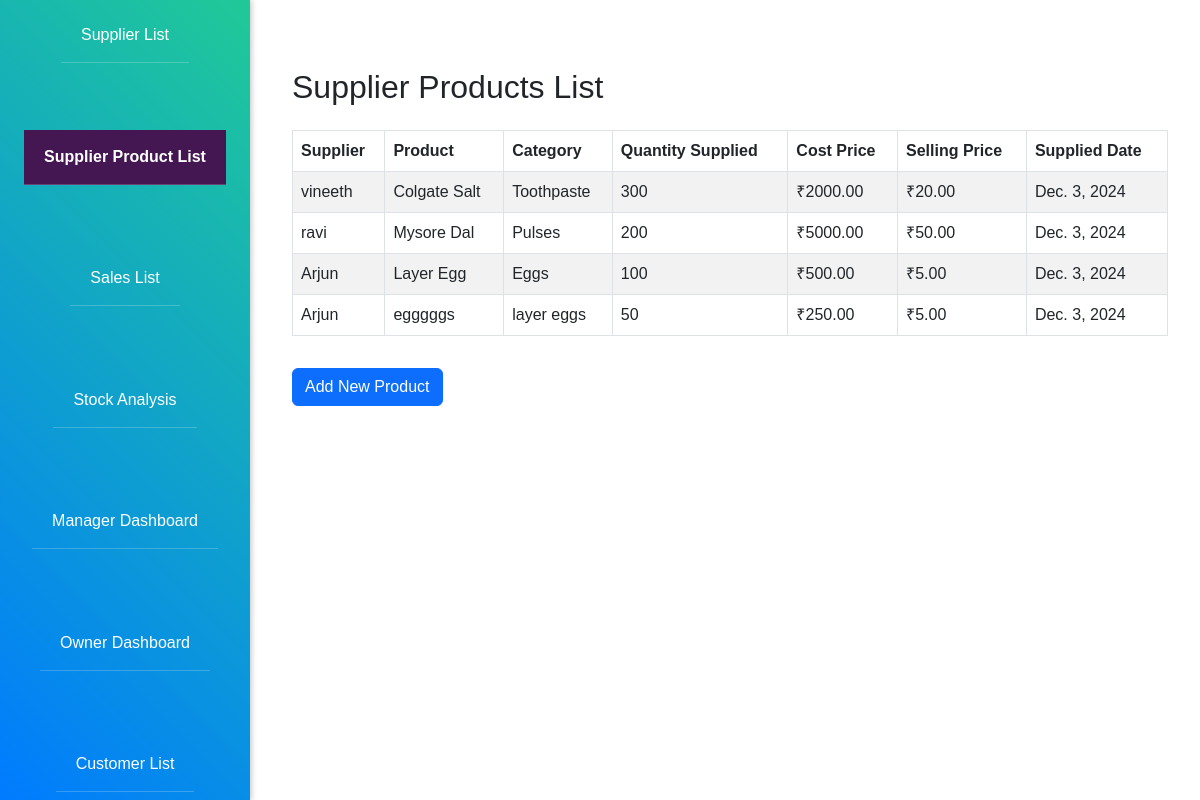
Screenshot of /supplier-products/ with the database file from the repository.
### stock_analysis/models.py (models this page shows, shortened)
class SupplierProduct(models.Model):
    supplier = models.ForeignKey(Supplier, on_delete=models.CASCADE)  # Link to Supplier
    name = models.CharField(max_length=100, default="Unknown Product")  # Default name
    category = models.CharField(max_length=50, blank=True, null=True)  # Product category
    selling_price_per_unit=models.DecimalField(default=0, max_digits=10, decimal_places=2, null=True, blank=True)
    stock_quantity = models.IntegerField(default=0)  # Current stock quantity
    cost_price = models.DecimalField(max_digits=10, decimal_places=2)  # Cost price per unit
    supplied_date = models.DateField(auto_now_add=True)  # Date of supply

class Supplier(models.Model):
    name = models.CharField(max_length=100)
    contact = models.CharField(max_length=15, blank=True, null=True)
    email = models.EmailField(blank=True, null=True)
    address = models.TextField(blank=True, null=True)
    company = models.CharField(max_length=100, blank=True, null=True)
    partnership_date = models.DateField(default=now)  # Default to current date

### stock_analysis/product_views.py (the view)
# urls.py: path("supplier-products/", product_views.supplier_product_list, name="supplier_product_list"),
def supplier_product_list(request):
    supplier_products = SupplierProduct.objects.select_related("supplier")
    return render(request, "products/supplier_product_list.html", {"supplier_products": supplier_products})

### stock_analysis/templates/products/supplier_product_list.html (shortened to what this page needs)
{% extends 'index.html' %}
{% block content %}
<div class="container mt-5">
    <h2 class="mb-4">Supplier Products List</h2>
    <div class="table-responsive">
        <table class="table table-bordered table-striped">
            <thead>
                <tr>
                    <th>Supplier</th>
                    <th>Product</th>
                    <th>Category</th>
                    <th>Quantity Supplied</th>
                    <th>Cost Price</th>
                    <th>Selling Price</th>
                    <th>Supplied Date</th>
                </tr>
            </thead>
            <tbody>
                {% for sp in supplier_products %}
                <tr>
                    <td>{{ sp.supplier.name }}</td>
                    <td>{{ sp.name }}</td>
                    <td>{{ sp.category }}</td>
                    <td>{{ sp.stock_quantity }}</td>
                    <td>₹{{ sp.cost_price }}</td>
                    <td>₹{{ sp.selling_price_per_unit }}</td>
                    <td>{{ sp.supplied_date }}</td>
                </tr>
                {% endfor %}
            </tbody>
        </table>
    </div>
    <button type="button" class="btn btn-primary mt-3" data-bs-toggle="modal" data-bs-target="#addProductModal">
        Add New Product
    </button>
</div>
{% endblock %}

### stock_analysis/templates/index.html (style rules this page uses)
body { display: flex; margin: 0; font-family: Arial, sans-serif; }

### rows the page displays
SupplierProduct: supplier.name "vineeth", name "Colgate Salt", category "Toothpaste", stock_quantity "300", cost_price "2000.00", selling_price_per_unit "20.00", supplied_date "Dec. 3, 2024"
SupplierProduct: supplier.name "ravi", name "Mysore Dal", category "Pulses", stock_quantity "200", cost_price "5000.00", selling_price_per_unit "50.00", supplied_date "Dec. 3, 2024"
SupplierProduct: supplier.name "Arjun", name "Layer Egg", category "Eggs", stock_quantity "100", cost_price "500.00", selling_price_per_unit "5.00", supplied_date "Dec. 3, 2024"
SupplierProduct: supplier.name "Arjun", name "egggggs", category "layer eggs", stock_quantity "50", cost_price "250.00", selling_price_per_unit "5.00", supplied_date "Dec. 3, 2024"
